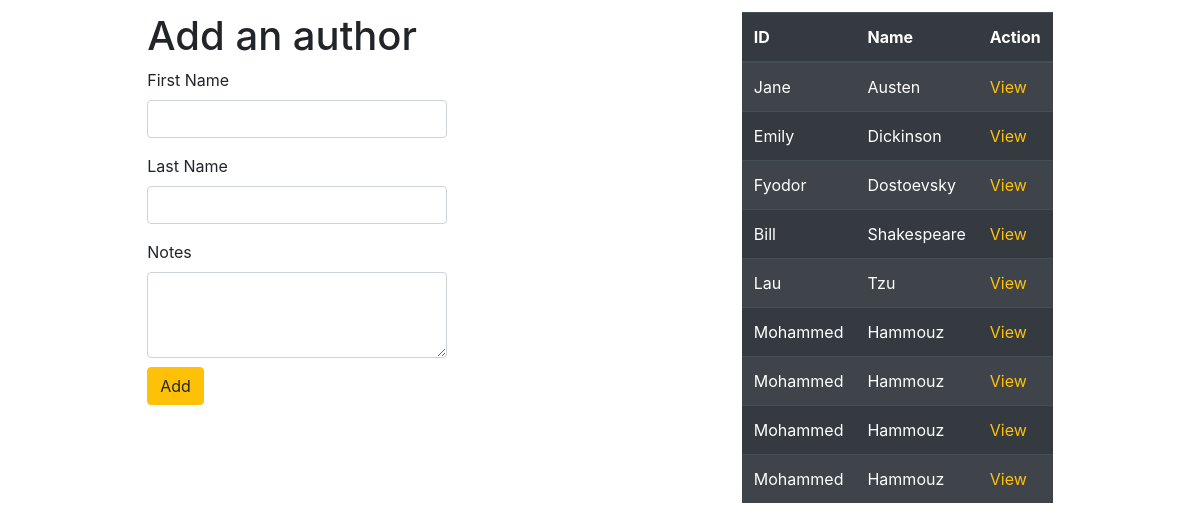
The app's page /authors with its own data.
### Author_app/models.py (models this page shows)
class Author(models.Model):
    first_name=models.CharField(max_length=45)
    last_name=models.CharField(max_length=45)
    author_notes=models.TextField(null=True)
    created_at=models.DateTimeField(auto_now_add=True)
    updated_at=models.DateTimeField(auto_now=True)

### Author_app/views.py (the view)
# urls.py: path('authors',views.authors),
def authors(request):
    context={
            "All_Authors":models.all_authors(),
        }
    return render(request,"authors.html",context)

### Author_app/models.py (called while the page is built)
def all_authors():
    return Author.objects.all()

### Author_app/templates/authors.html (shortened to what this page needs)
<!DOCTYPE html>
<html lang="en">
<head>
    {% load static %}
    <link rel="stylesheet" href="{% static 'css/Bootstrap.css' %}">
</head>
<body>
    <div id="container">
        <form action="/add_author" method="post">
            <h1>Add an author</h1>
            <div class="mb-3">
                <label for="first_name" class="form-label">First Name</label>
                <input type="text" class="form-control" id="first_name" name="first_name">
            </div>
            <div class="mb-3">
                <label for="last_name" class="form-label">Last Name</label>
                <input type="text" class="form-control" id="last_name" name="last_name">
            </div>
            <label for="author_notes" class="form-label">Notes</label>
            <textarea class="form-control" rows="3" id="author_notes" name="author_notes"></textarea>
            <button type="submit" class="btn btn-warning addButton">Add</button>
        </form>
        <table class="table table-dark table-striped indexPageTable">
            <thead>
                <th>ID</th>
                <th>Name</th>
                <th>Action</th>
            </thead>
            <tbody>
                {% for author in All_Authors %}
                <tr>
                    <td>{{author.first_name}}</td>
                    <td>{{author.last_name}}</td>
                    <td><a href="author/{{author.id}}">View</a></td>
                </tr>
                {% endfor %}
            </tbody>
        </table>
    </div>
</body>
</html>

### Author_app/templates/authors.html (style rules this page uses)
#container { display: flex; flex-direction: row; justify-content: space-around; margin-top: 1%; }
a:visited, a:hover, a:link { color: #ffc107; text-decoration: none; }
.addButton { margin-top: 3%; }
form { width: 25%; }
.indexPageTable { width: 25%; }

### records on screen
Author: first_name "Jane", last_name "Austen"
Author: first_name "Emily", last_name "Dickinson"
Author: first_name "Fyodor", last_name "Dostoevsky"
Author: first_name "Bill", last_name "Shakespeare"
Author: first_name "Lau", last_name "Tzu"
Author: first_name "Mohammed", last_name "Hammouz"
Author: first_name "Mohammed", last_name "Hammouz"
Author: first_name "Mohammed", last_name "Hammouz"
Author: first_name "Mohammed", last_name "Hammouz"
